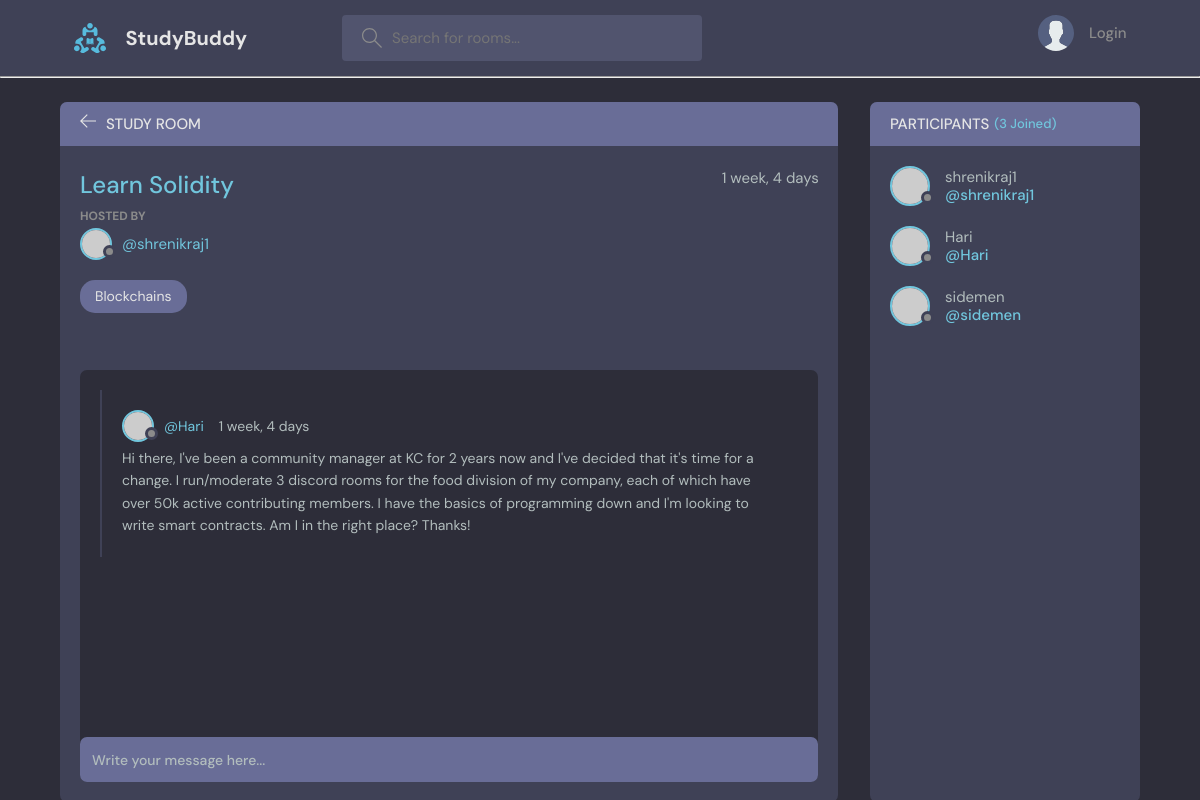
/room/1, run on the app's committed database.
### base/models.py (models this page shows, shortened)
class Room(models.Model):
    host  = models.ForeignKey(User, on_delete=models.SET_NULL, null=True)
    topic = models.ForeignKey("Topic", on_delete=models.SET_NULL, null=True) # Topic as a string since it's written below the Room class
    name = models.CharField(max_length=200)
    description = models.TextField(null=True, blank=True) # field can be blank
    participants = models.ManyToManyField(User, related_name = "participants", blank = True)
    updated = models.DateTimeField(auto_now=True) # take timestamp every time save is hit on the item
    created = models.DateTimeField(auto_now_add=True) # take timestamp when save is hit the first time i.e during creation
    class Meta:
        ordering = ["-updated", "-created"]

class Topic(models.Model):
    name = models.CharField(max_length=200)
    def __str__(self):
        return self.name

class Message(models.Model):
    user = models.ForeignKey(User, on_delete=models.CASCADE)
    room = models.ForeignKey(Room, on_delete=models.CASCADE)
    body = models.TextField()
    updated = models.DateTimeField(auto_now=True)
    created = models.DateTimeField(auto_now_add=True)
    class Meta:
        ordering = ["-updated", "-created"]

### base/views.py (the view, shortened to what this page needs)
# urls.py: path("room/<str:pk>", views.room, name="room"),
def room(request, pk):
    room = Room.objects.get(id=pk)
    room_messages = room.message_set.all() # query child objects of speific room
    participants = room.participants.all()
    context = {"room": room, "room_messages": room_messages, "participants": participants}
    return render(request, "base/room.html", context)

### base/templates/base/room.html (shortened to what this page needs)
{% extends "main.html" %}
{% block content %}
    <main class="profile-page layout layout--2">
      <div class="container">
        <div class="room">
          <div class="room__top">
            <div class="room__topLeft">
              <a href="{% url 'home'%}">
                <svg version="1.1" xmlns="http://www.w3.org/2000/svg" width="32" height="32" viewBox="0 0 32 32">
                  <title>arrow-left</title>
                  <path
                    d="M13.723 2.286l-13.723 13.714 13.719 13.714 1.616-1.611-10.96-10.96h27.625v-2.286h-27.625l10.965-10.965-1.616-1.607z"
                  ></path>
                </svg>
              </a>
              <h3>Study Room</h3>
            </div>
          </div>
          <div class="room__box scroll">
            <div class="room__header scroll">
              <div class="room__info">
                <h3>{{room.name}}</h3>
                <span>{{room.created | timesince}}</span>
              </div>
              <div class="room__hosted">
                <p>Hosted By</p>
                <a href="{% url 'user-profile' room.host.id %}" class="room__author">
                  <div class="avatar avatar--small">
                    <img src="https://randomuser.me/api/portraits/men/37.jpg" />
                  </div>
                  <span>@{{room.host.username}}</span>
                </a>
              </div>
              <span class="room__topics">{{room.topic}}</span>
            </div>
            <div class="room__conversation">
              <div class="threads scroll">
                {% for message in room_messages %}
                <div class="thread">
                  <div class="thread__top">
                    <div class="thread__author">
                      <a href="{% url 'user-profile' message.user.id %}" class="thread__authorInfo">
                        <div class="avatar avatar--small">
                          <img src="https://randomuser.me/api/portraits/men/37.jpg" />
                        </div>
                        <span>@{{message.user.username}}</span>
                      </a>
                      <span class="thread__date">{{message.created | timesince }}</span>
                    </div>
                  </div>
                  <div class="thread__details">
                    {{message.body}}
                  </div>
                </div>
                {% endfor %}
              </div>
            </div>
          </div>
          <div class="room__message">
            <form action="" method="POST">
              <input name="body" placeholder="Write your message here..." /></form>
          </div>
        </div>
        <div class="participants">
          <h3 class="participants__top">Participants <span>({{participants.count}} Joined)</span></h3>
          <div class="participants__list scroll">
            {% for user in participants %}
            <a href="{% url 'user-profile' user.id %}" class="participant">
              <div class="avatar avatar--medium">
                <img src="https://randomuser.me/api/portraits/men/37.jpg" />
              </div>
              <p>
                {{user.username}}
                <span>@{{user.username}}</span>
              </p>
            </a>
            {% endfor %}
          </div>
        </div>
      </div>
    </main>
{% endblock content %}

### data on the page
Room: name "Learn Solidity", created "1 week, 4 days", host.username "shrenikraj1", topic "Blockchains"
Message: user.username "Hari", created "1 week, 4 days", body "Hi there, I've been a community manager at KC for 2 years now and I've decided that it's time for a change. I run/moderate 3 discord rooms for the food division of my company, each of which have over 50k active contributing members. I have the basics of programming down and I'm looking to write smart contracts. Am I in the right place? Thanks!"

### other printed values
{{ participants.count }} "3"
{{ user.username }} "shrenikraj1"
{{ user.username }} "Hari"
{{ user.username }} "sidemen"
